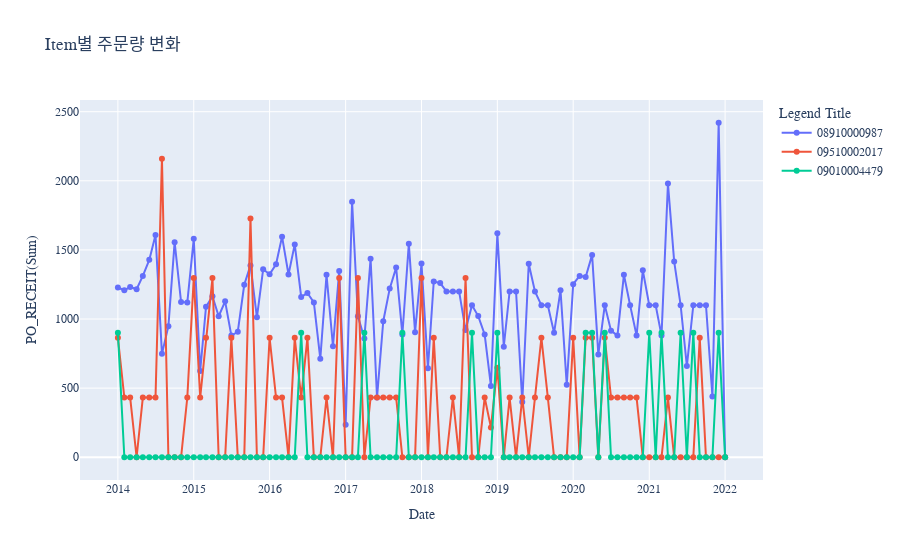

The notebook cell this image was saved under:
### Markdown cell above
item1 + item2 + item3

### Code cell
item_code1 = '08910000987'
item_code2 = '09510002017'
item_code3 = '09010004479'

df_item1 = df_item[df_item['IEM_CODE']==item_code1]
df_item2 = df_item[df_item['IEM_CODE']==item_code2]
df_item3 = df_item[df_item['IEM_CODE']==item_code3]

fig = go.Figure()
fig.add_trace(go.Scatter(x=df_item3['ds'], y=df_item1['y'], name=item_code1, mode='markers+lines'))
fig.add_trace(go.Scatter(x=df_item3['ds'], y=df_item2['y'], name=item_code2, mode='markers+lines'))
fig.add_trace(go.Scatter(x=df_item3['ds'], y=df_item3['y'], name=item_code3, mode='markers+lines'))

fig.update_layout(
    title='Item별 주문량 변화',
    xaxis_title="Date",
    yaxis_title="PO_RECEIT(Sum)",
    legend_title="Legend Title",
    font=dict(
        family="Courier New, monospace",
        size=12)
)
fig.show()
